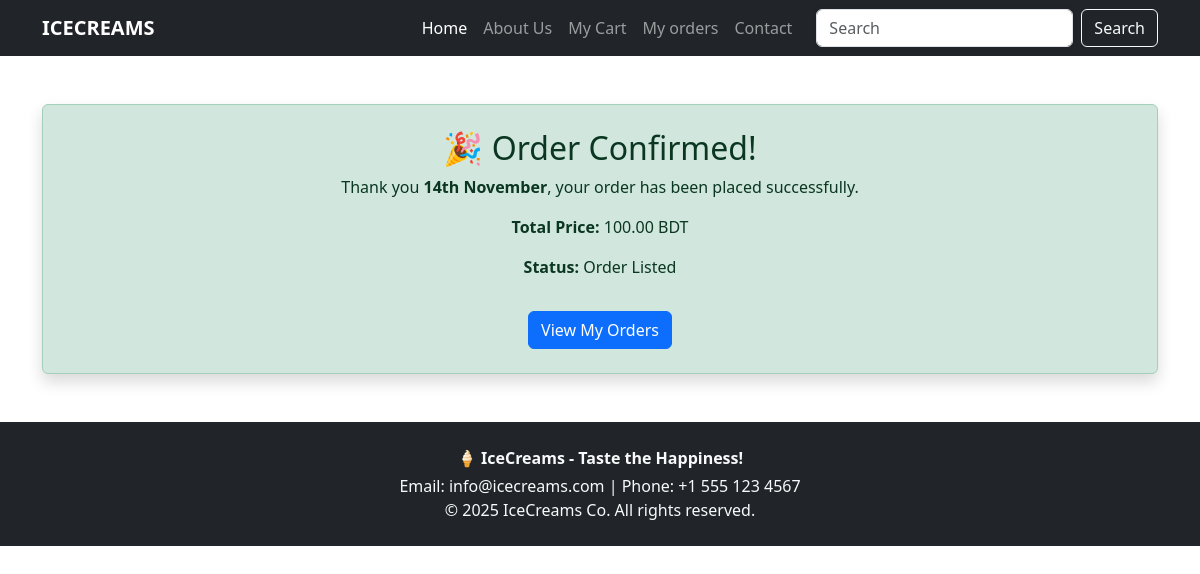
Screenshot of /order_confirmed/18/ with the database file from the repository.
### home/models.py (models this page shows, shortened)
class Order(models.Model):
    STATUS_CHOICES = [
        ("listed", "Order Listed"),
        ("on_the_way", "On the Way"),
        ("delivered", "Delivered"),
    ]
    customer_name = models.CharField(max_length=100)
    phone = models.CharField(max_length=20)
    address = models.TextField()
    total_price = models.DecimalField(max_digits=10, decimal_places=2, default=0)
    status = models.CharField(max_length=20, choices=STATUS_CHOICES, default="listed")
    created_at = models.DateTimeField(auto_now_add=True)

### home/views.py (the view)
def order_confirmed(request, order_id):
    order = Order.objects.filter(id=order_id).first()
    if not order:
        return render(
            request, "404.html", status=404
        )  # Assuming a 404 template exists, or handle differently
    return render(request, "order_confirmed.html", {"order": order})

### templates/order_confirmed.html (shortened to what this page needs)
{% extends 'base.html' %}
{% block body %}
    <div class="container text-center my-5">
        <div class="alert alert-success p-4 rounded shadow">
            <h2>🎉 Order Confirmed!</h2>
            <p>
                Thank you <b>{{ order.customer_name }}</b>, your order has been placed successfully.
            </p>
            <p>
                <strong>Total Price:</strong> {{ order.total_price }} BDT
            </p>
            <p>
                <strong>Status:</strong> {{ order.get_status_display }}
            </p>
            <a href="{% url 'my_orders' %}" class="btn btn-primary mt-3">View My Orders</a>
        </div>
    </div>
{% endblock %}

### rows the page displays
Order: customer_name "14th November", total_price "100.00", status "Order Listed"
